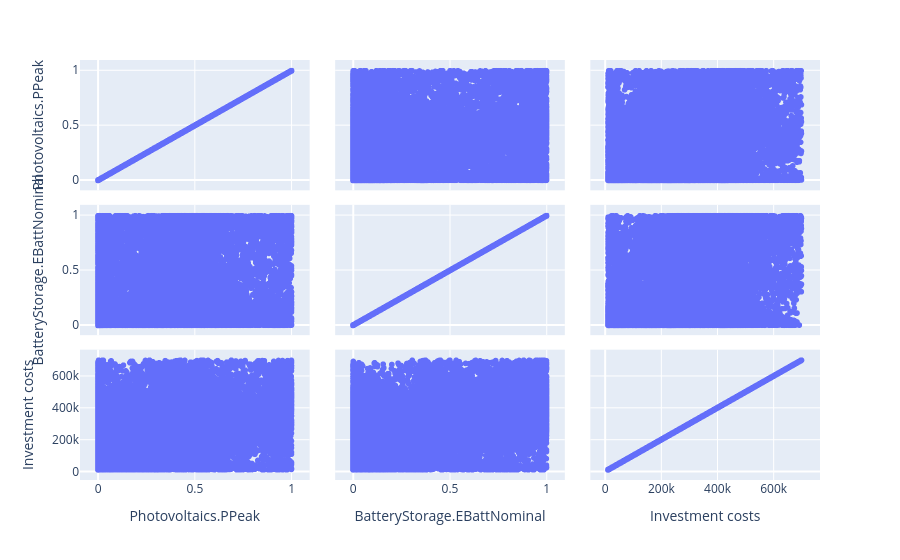

This figure's notebook cell:
### Code cell
ex.scatter_matrix(data.to_pandas(), dimensions=[dec_vars[2]] + [dec_vars[3]] + [objs[0]])

### Figure 1 — Plotly figure (JSON) as saved in the notebook; plotly's stock layout.template omitted (floating-point values rounded to 4 significant figures; data arrays with more than 128 entries replaced by an {"elided": "..."} marker saying what was removed)
{"data": [{"dimensions": [{"axis": {"matches": true}, "label": "Photovoltaics.PPeak", "values": {"elided": "20699 float values"}}, {"axis": {"matches": true}, "label": "BatteryStorage.EBattNominal", "values": {"elided": "20699 float values"}}, {"axis": {"matches": true}, "label": "Investment costs", "values": {"elided": "20699 float values"}}], "hovertemplate": "%{xaxis.title.text}=%{x}<br>%{yaxis.title.text}=%{y}<extra></extra>", "legendgroup": "", "marker": {"color": "#636efa", "symbol": "circle"}, "name": "", "showlegend": false, "type": "splom"}], "layout": {"dragmode": "select", "legend": {"tracegroupgap": 0}, "margin": {"t": 60}}}
